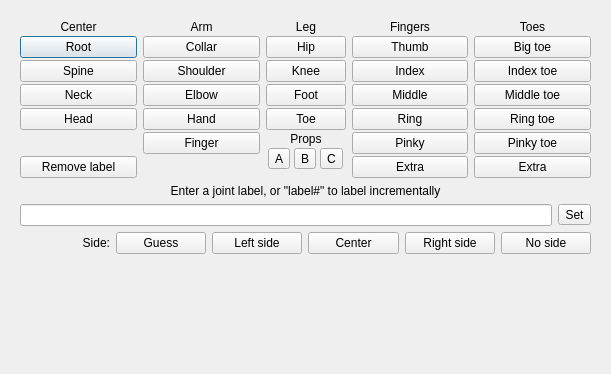
<?xml version="1.0" encoding="UTF-8"?>
<ui version="4.0">
 <class>zJointLabelling</class>
 <widget class="QDialog" name="zJointLabelling">
  <property name="geometry">
   <rect>
    <x>0</x>
    <y>0</y>
    <width>611</width>
    <height>374</height>
   </rect>
  </property>
  <property name="sizePolicy">
   <sizepolicy hsizetype="Minimum" vsizetype="Fixed">
    <horstretch>0</horstretch>
    <verstretch>0</verstretch>
   </sizepolicy>
  </property>
  <property name="minimumSize">
   <size>
    <width>0</width>
    <height>300</height>
   </size>
  </property>
  <property name="maximumSize">
   <size>
    <width>16777215</width>
    <height>500</height>
   </size>
  </property>
  <property name="windowTitle">
   <string>Joint Labelling</string>
  </property>
  <layout class="QGridLayout" name="gridLayout" rowstretch="0,1">
   <item row="0" column="0">
    <widget class="QWidget" name="mainBox" native="true">
     <layout class="QVBoxLayout" name="mainLayout" stretch="0,0,0,0">
      <item>
       <layout class="QHBoxLayout" name="MainButtonLayouts">
        <property name="sizeConstraint">
         <enum>QLayout::SetDefaultConstraint</enum>
        </property>
        <item>
         <layout class="QVBoxLayout" name="Layout1">
          <property name="spacing">
           <number>2</number>
          </property>
          <item>
           <widget class="QLabel" name="Layout1Label">
            <property name="sizePolicy">
             <sizepolicy hsizetype="Preferred" vsizetype="Fixed">
              <horstretch>0</horstretch>
              <verstretch>0</verstretch>
             </sizepolicy>
            </property>
            <property name="text">
             <string>Center</string>
            </property>
            <property name="alignment">
             <set>Qt::AlignCenter</set>
            </property>
           </widget>
          </item>
          <item>
           <widget class="QPushButton" name="Root">
            <property name="text">
             <string>Root</string>
            </property>
           </widget>
          </item>
          <item>
           <widget class="QPushButton" name="Spine">
            <property name="text">
             <string>Spine</string>
            </property>
           </widget>
          </item>
          <item>
           <widget class="QPushButton" name="Neck">
            <property name="text">
             <string>Neck</string>
            </property>
           </widget>
          </item>
          <item>
           <widget class="QPushButton" name="Head">
            <property name="text">
             <string>Head</string>
            </property>
           </widget>
          </item>
          <item>
           <spacer name="verticalSpacer">
            <property name="orientation">
             <enum>Qt::Vertical</enum>
            </property>
            <property name="sizeHint" stdset="0">
             <size>
              <width>0</width>
              <height>0</height>
             </size>
            </property>
           </spacer>
          </item>
          <item>
           <widget class="QPushButton" name="NoLabel">
            <property name="text">
             <string>Remove label</string>
            </property>
           </widget>
          </item>
         </layout>
        </item>
        <item>
         <layout class="QVBoxLayout" name="Layout2">
          <property name="spacing">
           <number>2</number>
          </property>
          <item>
           <widget class="QLabel" name="Layout2Label">
            <property name="sizePolicy">
             <sizepolicy hsizetype="Preferred" vsizetype="Fixed">
              <horstretch>0</horstretch>
              <verstretch>0</verstretch>
             </sizepolicy>
            </property>
            <property name="text">
             <string>Arm</string>
            </property>
            <property name="alignment">
             <set>Qt::AlignCenter</set>
            </property>
           </widget>
          </item>
          <item>
           <widget class="QPushButton" name="Collar">
            <property name="text">
             <string>Collar</string>
            </property>
           </widget>
          </item>
          <item>
           <widget class="QPushButton" name="Shoulder">
            <property name="text">
             <string>Shoulder</string>
            </property>
           </widget>
          </item>
          <item>
           <widget class="QPushButton" name="Elbow">
            <property name="text">
             <string>Elbow</string>
            </property>
           </widget>
          </item>
          <item>
           <widget class="QPushButton" name="Hand">
            <property name="text">
             <string>Hand</string>
            </property>
           </widget>
          </item>
          <item>
           <widget class="QPushButton" name="Finger">
            <property name="text">
             <string>Finger</string>
            </property>
           </widget>
          </item>
          <item>
           <spacer name="verticalSpacer_4">
            <property name="orientation">
             <enum>Qt::Vertical</enum>
            </property>
            <property name="sizeHint" stdset="0">
             <size>
              <width>0</width>
              <height>0</height>
             </size>
            </property>
           </spacer>
          </item>
         </layout>
        </item>
        <item>
         <layout class="QVBoxLayout" name="Layout3">
          <property name="spacing">
           <number>2</number>
          </property>
          <item>
           <widget class="QLabel" name="Layout3Label">
            <property name="sizePolicy">
             <sizepolicy hsizetype="Preferred" vsizetype="Fixed">
              <horstretch>0</horstretch>
              <verstretch>0</verstretch>
             </sizepolicy>
            </property>
            <property name="text">
             <string>Leg</string>
            </property>
            <property name="alignment">
             <set>Qt::AlignCenter</set>
            </property>
           </widget>
          </item>
          <item>
           <widget class="QPushButton" name="Hip">
            <property name="text">
             <string>Hip</string>
            </property>
           </widget>
          </item>
          <item>
           <widget class="QPushButton" name="Knee">
            <property name="text">
             <string>Knee</string>
            </property>
           </widget>
          </item>
          <item>
           <widget class="QPushButton" name="Foot">
            <property name="text">
             <string>Foot</string>
            </property>
           </widget>
          </item>
          <item>
           <widget class="QPushButton" name="Toe">
            <property name="text">
             <string>Toe</string>
            </property>
           </widget>
          </item>
          <item>
           <widget class="QLabel" name="PropLabel">
            <property name="text">
             <string>Props</string>
            </property>
            <property name="alignment">
             <set>Qt::AlignCenter</set>
            </property>
           </widget>
          </item>
          <item>
           <layout class="QHBoxLayout" name="PropLayout">
            <item>
             <widget class="QToolButton" name="PropA">
              <property name="focusPolicy">
               <enum>Qt::NoFocus</enum>
              </property>
              <property name="text">
               <string>A</string>
              </property>
             </widget>
            </item>
            <item>
             <widget class="QToolButton" name="PropB">
              <property name="focusPolicy">
               <enum>Qt::NoFocus</enum>
              </property>
              <property name="text">
               <string>B</string>
              </property>
             </widget>
            </item>
            <item>
             <widget class="QToolButton" name="PropC">
              <property name="focusPolicy">
               <enum>Qt::NoFocus</enum>
              </property>
              <property name="text">
               <string>C</string>
              </property>
             </widget>
            </item>
           </layout>
          </item>
          <item>
           <spacer name="verticalSpacer_5">
            <property name="orientation">
             <enum>Qt::Vertical</enum>
            </property>
            <property name="sizeHint" stdset="0">
             <size>
              <width>0</width>
              <height>0</height>
             </size>
            </property>
           </spacer>
          </item>
         </layout>
        </item>
        <item>
         <layout class="QVBoxLayout" name="Layout4">
          <property name="spacing">
           <number>2</number>
          </property>
          <item>
           <widget class="QLabel" name="Layout4Label">
            <property name="sizePolicy">
             <sizepolicy hsizetype="Preferred" vsizetype="Fixed">
              <horstretch>0</horstretch>
              <verstretch>0</verstretch>
             </sizepolicy>
            </property>
            <property name="text">
             <string>Fingers</string>
            </property>
            <property name="alignment">
             <set>Qt::AlignCenter</set>
            </property>
           </widget>
          </item>
          <item>
           <widget class="QPushButton" name="Thumb">
            <property name="text">
             <string>Thumb</string>
            </property>
           </widget>
          </item>
          <item>
           <widget class="QPushButton" name="Index">
            <property name="text">
             <string>Index</string>
            </property>
           </widget>
          </item>
          <item>
           <widget class="QPushButton" name="Middle">
            <property name="text">
             <string>Middle</string>
            </property>
           </widget>
          </item>
          <item>
           <widget class="QPushButton" name="Ring">
            <property name="text">
             <string>Ring</string>
            </property>
           </widget>
          </item>
          <item>
           <widget class="QPushButton" name="Pinky">
            <property name="text">
             <string>Pinky</string>
            </property>
           </widget>
          </item>
          <item>
           <widget class="QPushButton" name="ExtraFinger">
            <property name="text">
             <string>Extra</string>
            </property>
           </widget>
          </item>
          <item>
           <spacer name="verticalSpacer_6">
            <property name="orientation">
             <enum>Qt::Vertical</enum>
            </property>
            <property name="sizeHint" stdset="0">
             <size>
              <width>0</width>
              <height>0</height>
             </size>
            </property>
           </spacer>
          </item>
         </layout>
        </item>
        <item>
         <layout class="QVBoxLayout" name="Layout5">
          <property name="spacing">
           <number>2</number>
          </property>
          <item>
           <widget class="QLabel" name="Layout5Label">
            <property name="sizePolicy">
             <sizepolicy hsizetype="Preferred" vsizetype="Fixed">
              <horstretch>0</horstretch>
              <verstretch>0</verstretch>
             </sizepolicy>
            </property>
            <property name="text">
             <string>Toes</string>
            </property>
            <property name="alignment">
             <set>Qt::AlignCenter</set>
            </property>
           </widget>
          </item>
          <item>
           <widget class="QPushButton" name="BigToe">
            <property name="text">
             <string>Big toe</string>
            </property>
           </widget>
          </item>
          <item>
           <widget class="QPushButton" name="IndexToe">
            <property name="text">
             <string>Index toe</string>
            </property>
           </widget>
          </item>
          <item>
           <widget class="QPushButton" name="MiddleToe">
            <property name="text">
             <string>Middle toe</string>
            </property>
           </widget>
          </item>
          <item>
           <widget class="QPushButton" name="RingToe">
            <property name="text">
             <string>Ring toe</string>
            </property>
           </widget>
          </item>
          <item>
           <widget class="QPushButton" name="PinkyToe">
            <property name="text">
             <string>Pinky toe</string>
            </property>
           </widget>
          </item>
          <item>
           <widget class="QPushButton" name="ExtraToe">
            <property name="text">
             <string>Extra</string>
            </property>
           </widget>
          </item>
          <item>
           <spacer name="verticalSpacer_7">
            <property name="orientation">
             <enum>Qt::Vertical</enum>
            </property>
            <property name="sizeHint" stdset="0">
             <size>
              <width>0</width>
              <height>0</height>
             </size>
            </property>
           </spacer>
          </item>
         </layout>
        </item>
       </layout>
      </item>
      <item>
       <widget class="QLabel" name="OtherLabel">
        <property name="text">
         <string>Enter a joint label, or &quot;label#&quot; to label incrementally</string>
        </property>
        <property name="alignment">
         <set>Qt::AlignCenter</set>
        </property>
       </widget>
      </item>
      <item>
       <layout class="QHBoxLayout" name="otherLayout">
        <item>
         <widget class="QLineEdit" name="otherTextEntry"/>
        </item>
        <item>
         <widget class="QToolButton" name="otherTextSet">
          <property name="focusPolicy">
           <enum>Qt::NoFocus</enum>
          </property>
          <property name="text">
           <string>Set</string>
          </property>
         </widget>
        </item>
       </layout>
      </item>
      <item>
       <layout class="QHBoxLayout" name="SideLayout">
        <item>
         <widget class="QLabel" name="sideLabel">
          <property name="text">
           <string>Side:</string>
          </property>
          <property name="alignment">
           <set>Qt::AlignRight|Qt::AlignTrailing|Qt::AlignVCenter</set>
          </property>
         </widget>
        </item>
        <item>
         <widget class="QPushButton" name="guessSide">
          <property name="text">
           <string>Guess</string>
          </property>
         </widget>
        </item>
        <item>
         <widget class="QPushButton" name="leftSide">
          <property name="text">
           <string>Left side</string>
          </property>
         </widget>
        </item>
        <item>
         <widget class="QPushButton" name="centerSide">
          <property name="text">
           <string>Center</string>
          </property>
         </widget>
        </item>
        <item>
         <widget class="QPushButton" name="rightSide">
          <property name="text">
           <string>Right side</string>
          </property>
         </widget>
        </item>
        <item>
         <widget class="QPushButton" name="noSide">
          <property name="text">
           <string>No side</string>
          </property>
         </widget>
        </item>
       </layout>
      </item>
     </layout>
    </widget>
   </item>
   <item row="1" column="0">
    <spacer name="bottomSpacer">
     <property name="orientation">
      <enum>Qt::Vertical</enum>
     </property>
     <property name="sizeHint" stdset="0">
      <size>
       <width>0</width>
       <height>0</height>
      </size>
     </property>
    </spacer>
   </item>
  </layout>
 </widget>
 <resources>
  <include location="../qt_resources/resources.qrc"/>
 </resources>
 <connections/>
</ui>
